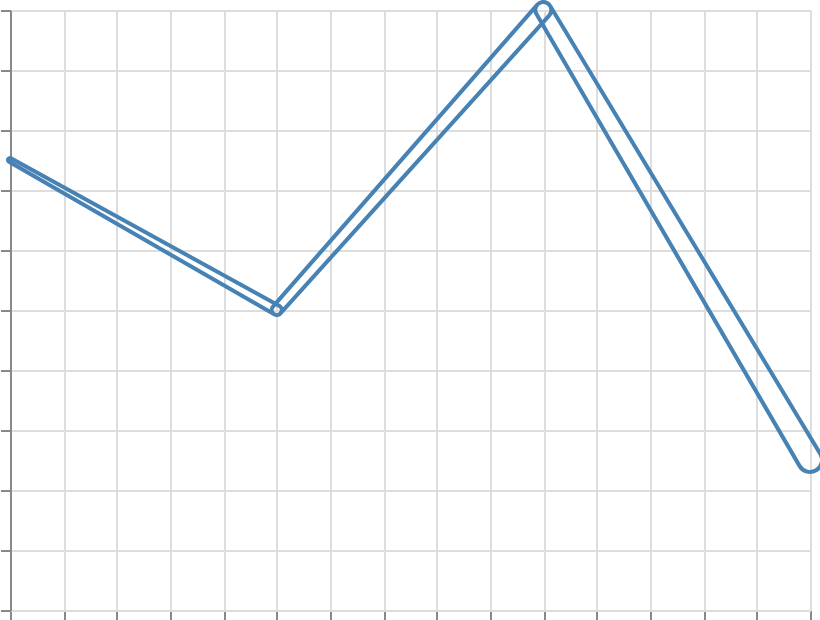

Vega-Lite specification stored for this chart:
### Vega specification from a JSON file in a GitHub repository (floating-point values rounded to 4 significant figures)
{"$schema": "https://vega.github.io/schema/vega/v6.json", "width": 400, "height": 300, "padding": 5, "autosize": "none", "data": [{"name": "table", "values": [{"x": 0, "y": 150, "s": 2}, {"x": 100, "y": 100, "s": 5}, {"x": 200, "y": 200, "s": 8}, {"x": 300, "y": 50, "s": 12}]}], "scales": [{"name": "x", "type": "linear", "domain": {"data": "table", "field": "x"}, "range": "width"}, {"name": "y", "type": "linear", "domain": {"data": "table", "field": "y"}, "range": [{"signal": "height"}, 0]}], "marks": [{"type": "trail", "from": {"data": "table"}, "encode": {"update": {"x": {"scale": "x", "field": "x"}, "y": {"scale": "y", "field": "y"}, "stroke": {"value": "steelblue"}, "strokeWidth": {"value": 2}, "size": {"field": "s"}}}}], "axes": [{"scale": "x", "orient": "bottom", "grid": true, "labels": false}, {"scale": "y", "orient": "left", "grid": true, "labels": false}]}
